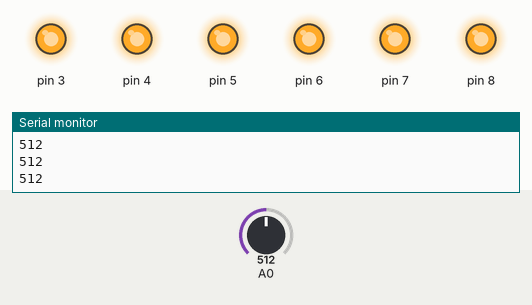
A sketch run on a simulated Arduino Uno, built with avr-gcc and run on an emulated ATmega328P. Shown: output pins drawn as LEDs (lit = HIGH), the last lines printed to the serial monitor. Inputs (shaded band) come from the test bench; at power-on: A0 = 512.

Above: at 1.2 s.
1.3 s: A0 set to 364
2.8 s: A0 set to 331
At 4.0 s:
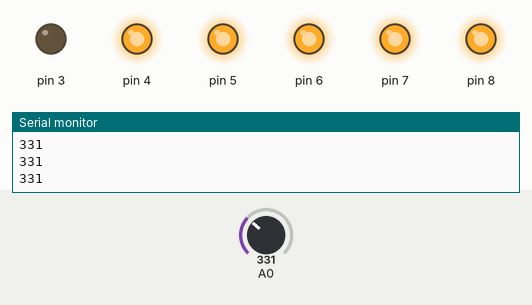
4.3 s: A0 set to 314
5.8 s: A0 set to 286
At 6.3 s:
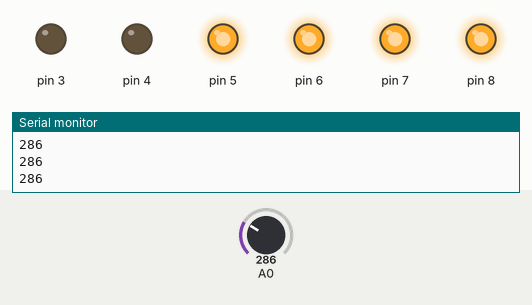
7.3 s: A0 set to 257
8.8 s: A0 set to 235
At 9.9 s:
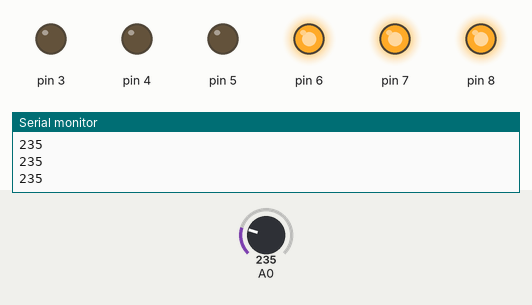
Timing chart, 0 to 11.3 s (numbered marks = the images above; inputs shaded):
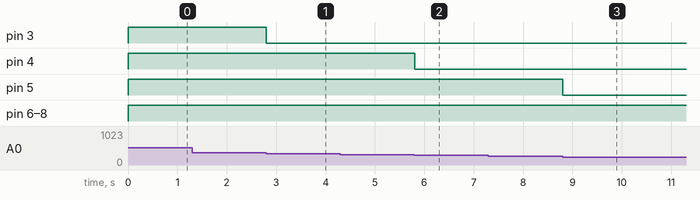

The sketch:

assig1b1.ino
```cpp
int val;
void setup()
{
  pinMode(8, OUTPUT);
  pinMode(7, OUTPUT);
  pinMode(6, OUTPUT);
  pinMode(5, OUTPUT);
  pinMode(4, OUTPUT);
  pinMode(3, OUTPUT);
  pinMode(A0, INPUT);
  Serial.begin(9600);
}

void loop()
{
  val=analogRead(A0);
  if(val>=76){
    digitalWrite(8, HIGH);}
  if (val>=132){
    digitalWrite(7, HIGH);}
  if (val>=188){
    digitalWrite(6, HIGH);}
  if (val>=244){
    digitalWrite(5, HIGH);}
  if (val>=300){
    digitalWrite(4, HIGH);}
  if (val>=350){
    digitalWrite(3, HIGH);}
  else if(val<76){
    digitalWrite(8, LOW);}
  else if (val<132){
    digitalWrite(7, LOW);}
  else if (val<188){
    digitalWrite(6, LOW);}
  else if (val<244){
    digitalWrite(5, LOW);}
  else if (val<300){
    digitalWrite(4, LOW);}
  else if (val<350){
    digitalWrite(3, LOW);}
Serial.println(val);
}
```

Measured:
- the behaviour switches between 350 and 349 on A0 (found by bisection; images 0 and 1)
- the behaviour switches between 300 and 299 on A0 (found by bisection; images 1 and 2)
- the behaviour switches between 244 and 243 on A0 (found by bisection; images 2 and 3)
- after the input at 2.8 s, pin 3: HIGH → LOW at once
- after the input at 5.8 s, pin 4: HIGH → LOW at once
- after the input at 8.8 s, pin 5: HIGH → LOW at once
